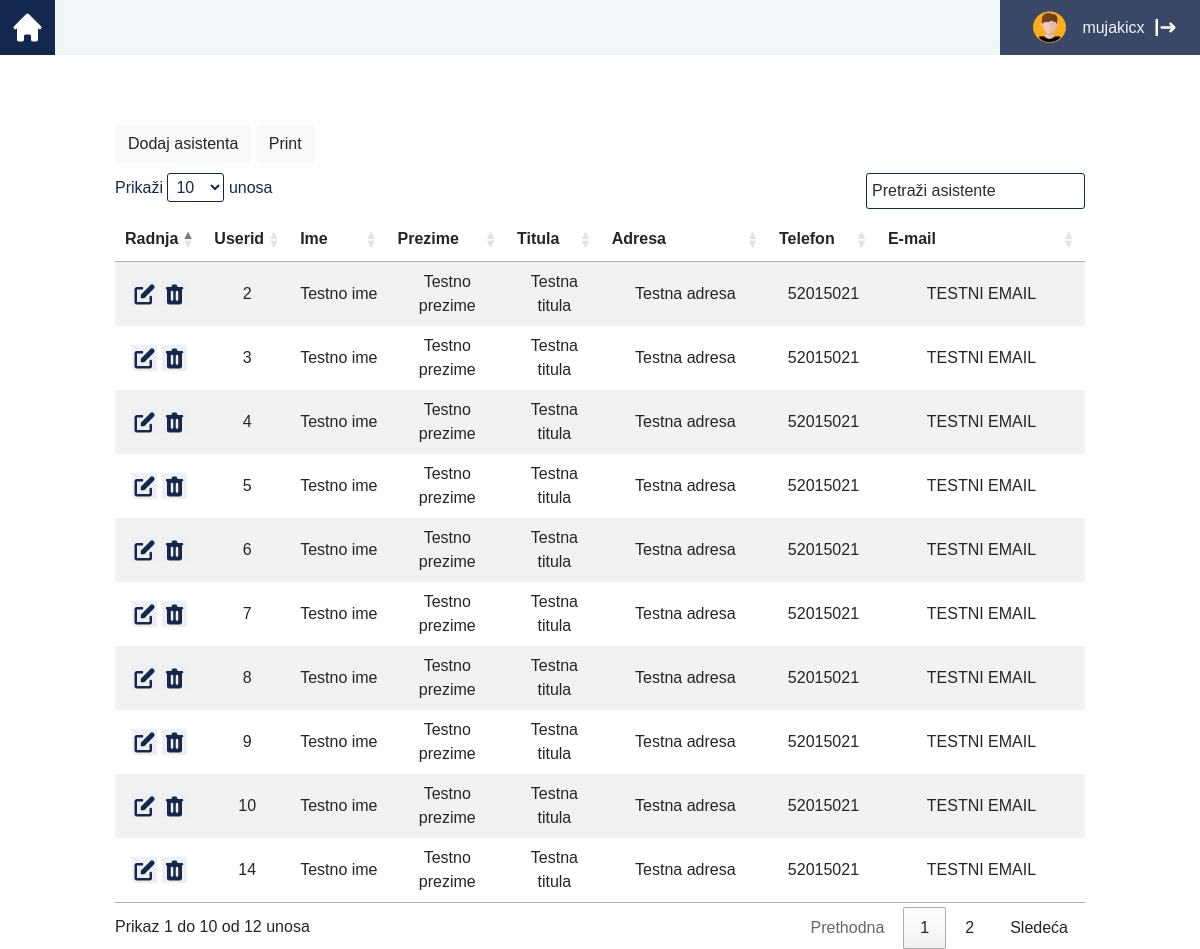
The page /admin/assistants.php (signed in) on the database as committed earlier.
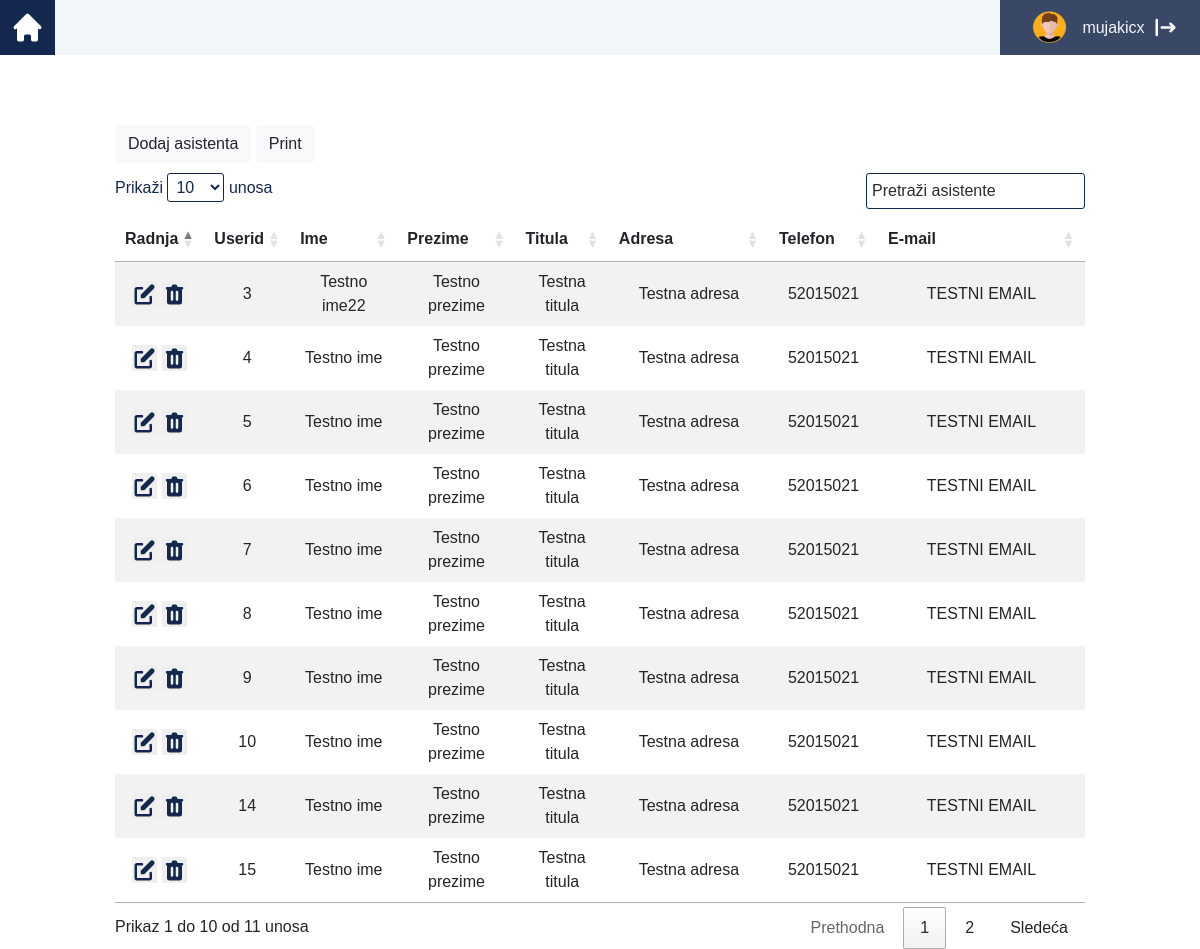
The same page on the database as committed later.
### tables this page shows
CREATE TABLE `asistenti` (
  `userid` int(11) NOT NULL,
  `ime` text NOT NULL,
  `prezime` text NOT NULL,
  `adresa` text NOT NULL,
  `telefon` varchar(256) NOT NULL,
  `email` text NOT NULL,
  `password` text NOT NULL,
  `titula` text NOT NULL
);

### admin/assistants.php (the view, shortened to what this page needs)
<?php include_once '../includes/header.inc.php' ?>
<div class="container-fluid" style="background-color: white;">
    <div class="row mt-0" style="height: 100vh;">
        <div class="table-responsive col-10 mx-auto" style="overflow-x:auto;margin-top: 70px;" id="tableT">
            <button type="button" id="modalButton" class="modalButton btn btn-light" data-toggle="modal"
                    data-target="#exampleModalCenter" style="margin-bottom: 10px;">
                Dodaj asistenta
            </button>
            <button type="button" id="printButton" class="modalButton btn btn-light" style="margin-bottom: 10px;">
                Print
            </button>
            <table class="table-striped" style="text-align: center" id="myTable">
                <thead class="thead-dark">
                <tr>
                    <th>Radnja</th>
                    <th>Userid</th>
                    <th>Ime</th>
                    <th>Prezime</th>
                    <th>Titula</th>
                    <th>Adresa</th>
                    <th>Telefon</th>
                    <th>E-mail</th>
                </tr>
                </thead>
                <tbody>
                <?php
                include_once "../includes/dbh.inc.php";
                $sql = $conn->query("SELECT * FROM asistenti");
                while ($data = $sql->fetch_array()) {
                    echo '<tr><td>
<button class="editButton" data-id="' . $data['userid'] . '" onclick="edit(' . $data['userid'] . ')" data-toggle="modal" data-target="#editUser" style="outline: none; border: none;">
    <svg class="w-6 h-6"  viewBox="0 0 20 20" style="width: 25;height: 25;fill: #14274E;"><path d="M17.414 2.586a2 2 0 00-2.828 0L7 10.172V13h2.828l7.586-7.586a2 2 0 000-2.828z"></path><path fill-rule="evenodd" d="M2 6a2 2 0 012-2h4a1 1 0 010 2H4v10h10v-4a1 1 0 112 0v4a2 2 0 01-2 2H4a2 2 0 01-2-2V6z" clip-rule="evenodd"></path></svg>
 </button>
 <button data-id="' . $data['userid'] . '" onclick="deleteUser(' . $data['userid'] . ')" style="outline: none; border: none; background-color: none;">
<svg class="w-6 h-6" viewBox="0 0 20 20" style="width: 25;height: 25;fill: #14274E;"><path fill-rule="evenodd" d="M9 2a1 1 0 00-.894.553L7.382 4H4a1 1 0 000 2v10a2 2 0 002 2h8a2 2 0 002-2V6a1 1 0 100-2h-3.382l-.724-1.447A1 1 0 0011 2H9zM7 8a1 1 0 012 0v6a1 1 0 11-2 0V8zm5-1a1 1 0 00-1 1v6a1 1 0 102 0V8a1 1 0 00-1-1z" clip-rule="evenodd"></path></svg>
 </button>
</td>
                <td>' . $data['userid'] . '</td><td>' . $data['ime'] . '</td><td>' . $data['prezime'] . '</td><td>' . $data['titula'] . '</td><td>' . $data['adresa'] . '</td><td>' . $data['telefon'] . '</td><td>' . $data['email'] . '</td>
</tr > ';
                }
                ?>
                <?php
                include_once '../includes/footer.inc.php';
                ?>

Rows that differ between the two databases and show on the page:
removed asistenti: userid "2", ime "Testno ime", prezime "Testno prezime", titula "Testna titula", adresa "Testna adresa", telefon "52015021", email "TESTNI EMAIL"
changed asistenti id 3: ime "Testno ime" → "Testno ime22"
now on this page (row unchanged): asistenti: userid "15", ime "Testno ime", prezime "Testno prezime", titula "Testna titula", adresa "Testna adresa", telefon "52015021", email "TESTNI EMAIL"
Other text that changed with them:
text written by a page script: "Prikaži unosa Prikaz 1 do 10 od 12 unosa Prethodna 1 2 Sledeća" → "Prikaži unosa Prikaz 1 do 10 od 11 unosa Prethodna 1 2 Sledeća"
